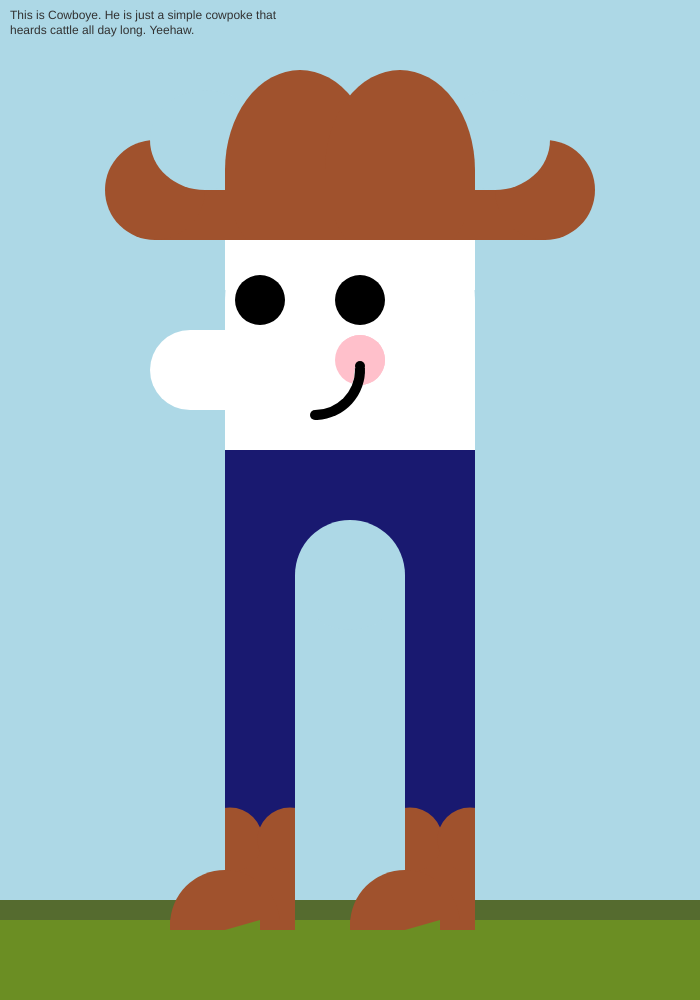
Frame 1 (no input)
Frame 60 (no input): identical to frame 1, image omitted
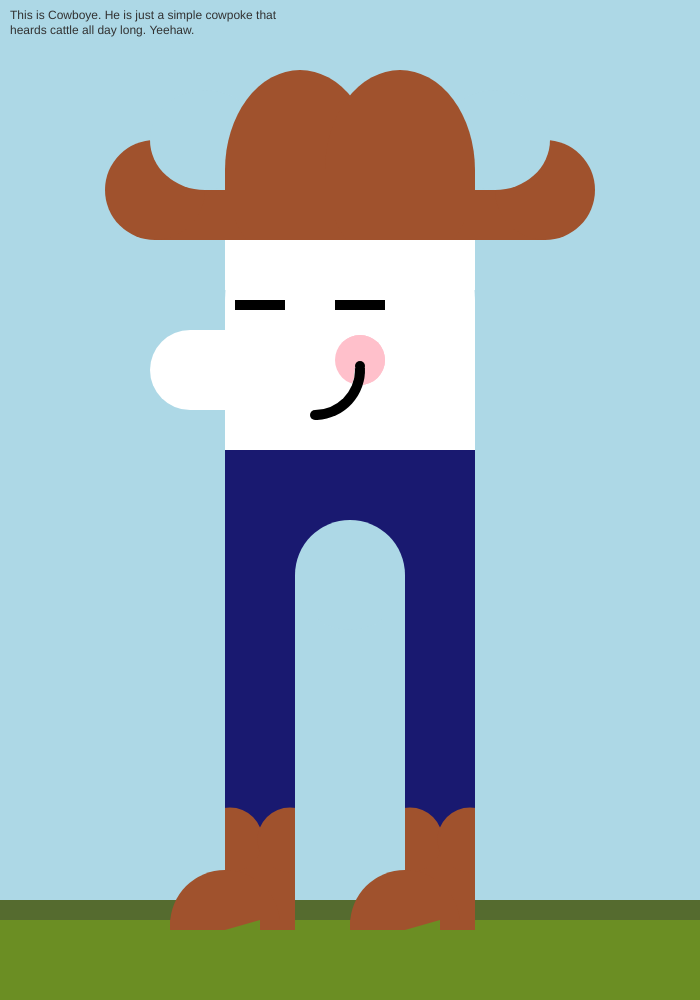
Frame 120 (the mouse pressed at the canvas centre since frame 60)

The p5.js sketch that drew these frames (run headless with seeded random() and noise() and a simulated clock; from frame 60 on, the mouse is pressed at the canvas centre):

// p5.js sketch
// ── sketch.js
function setup() {
  // Sets the screen to be 720 pixels wide and 400 pixels high
  createCanvas(700, 1000);
}
function draw(){

  //Background
  background('lightBlue');
  noStroke();


  //body
  fill('white');
rect(225, 300, 250, 250);


  //head
fill(255);
ellipse(350, 300, 250, 250);


    //pants
  fill('midnightBlue');
rect(225, 450, 250, 125);
  fill('midnightBlue');
rect(225, 550, 70, 300);
    fill('midnightBlue');
rect(405, 550, 70, 300);

      //leg circle
fill('lightBlue');
ellipse(350, 575, 110, 110);



      //Shoe details

  fill('sienna');
rect(225, 840, 70, 80);

fill('sienna');
rect(405, 840, 70, 80);

  fill('sienna');
ellipse(230, 840, 65, 65);

    fill('sienna');
ellipse(290, 840, 65, 65);

fill('sienna');
ellipse(410, 840, 65, 65);

fill('sienna');
ellipse(470, 840, 65, 65);

  //leg boxes
    fill('lightBlue');
rect(295, 750, 110, 170);

   fill('lightBlue');
rect(0, 750, 225, 170);

     fill('lightBlue');
rect(475, 750, 225, 170);

   //leg boxes
    fill('darkOliveGreen');
rect(295, 900, 110, 90);

   fill('darkOliveGreen');
rect(0, 900, 225, 90);

     fill('darkOliveGreen');
rect(475, 900, 225, 90);

  //Shoes
  fill('sienna');
ellipse(225, 925, 110, 110);

fill('sienna');
ellipse(405, 925, 110, 110);

   //groundfront
    fill('oliveDrab');
rect(0, 920, 700, 80);

  //soles

    fill('sienna');
rect(170, 920, 125, 10);

fill('sienna');
rect(350, 920, 125, 10);

  fill('oliveDrab');
  triangle(225, 930, 260, 920, 260, 930);
    fill('oliveDrab');
  triangle(405, 930, 440, 920, 440, 930);

  //cowboye hat
  fill('sienna');
rect(155, 190, 390, 50);
    fill('sienna');
ellipse(155, 190, 100, 100);
    fill('lightBlue');
ellipse(205, 140, 110, 100);
    fill('sienna');
ellipse(545, 190, 100, 100);
    fill('lightBlue');
ellipse(495, 140, 110, 100);

   fill('sienna');
ellipse(300, 170, 150, 200);
   fill('sienna');
ellipse(400, 170, 150, 200);
   fill('sienna');
rect(225, 170, 250, 50);
   fill('white');
rect(225, 240, 250, 50);

  //nose
     fill('pink');
ellipse(360, 360, 50, 50);
    fill('black');
arc(315, 370, 100, 100, 245, HALF_PI);
    fill('white');
rect(190, 330, 120, 80);
  fill('white');
ellipse(190, 370, 80, 80);
    fill('white');
ellipse(315, 370, 80, 80);
  blendMode(DARKEST);
    fill('pink');
ellipse(360, 360, 50, 50);
   blendMode(BLEND);
    fill('black');
ellipse(360, 366, 10, 10);
    fill('black');
ellipse(315, 415, 10, 10);

let s = 'This is Cowboye. He is just a simple cowpoke that heards cattle all day long. Yeehaw.';
fill(50);
text(s, 10, 10, 300, 100); // Text wraps within text box


  if (mouseIsPressed){
   //eyez
  fill('black');
rect(235, 300, 50, 10);
   fill('black');
rect(335, 300, 50, 10);
}
else {
    //eyez
  fill('black');
ellipse(260, 300, 50, 50);
   fill('black');
ellipse(360, 300, 50, 50);
}

}
